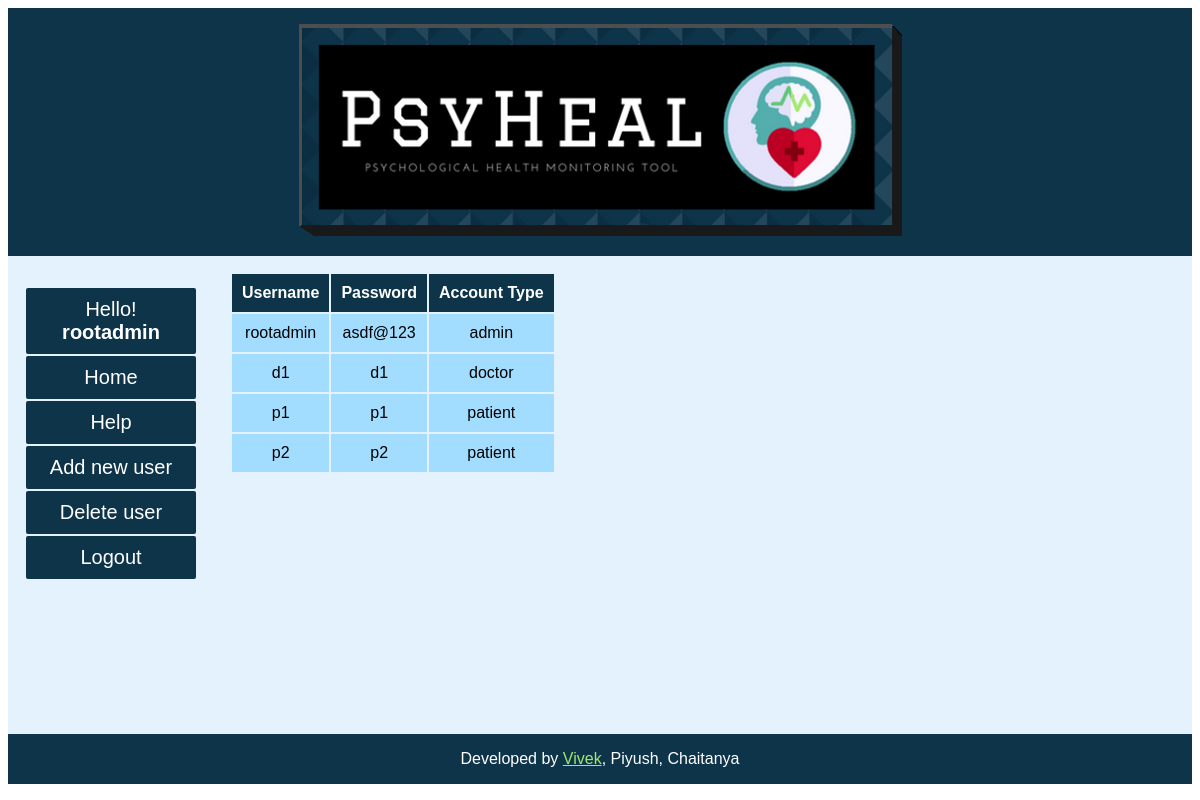
Page /showaccdata (signed in) on the earlier database version.
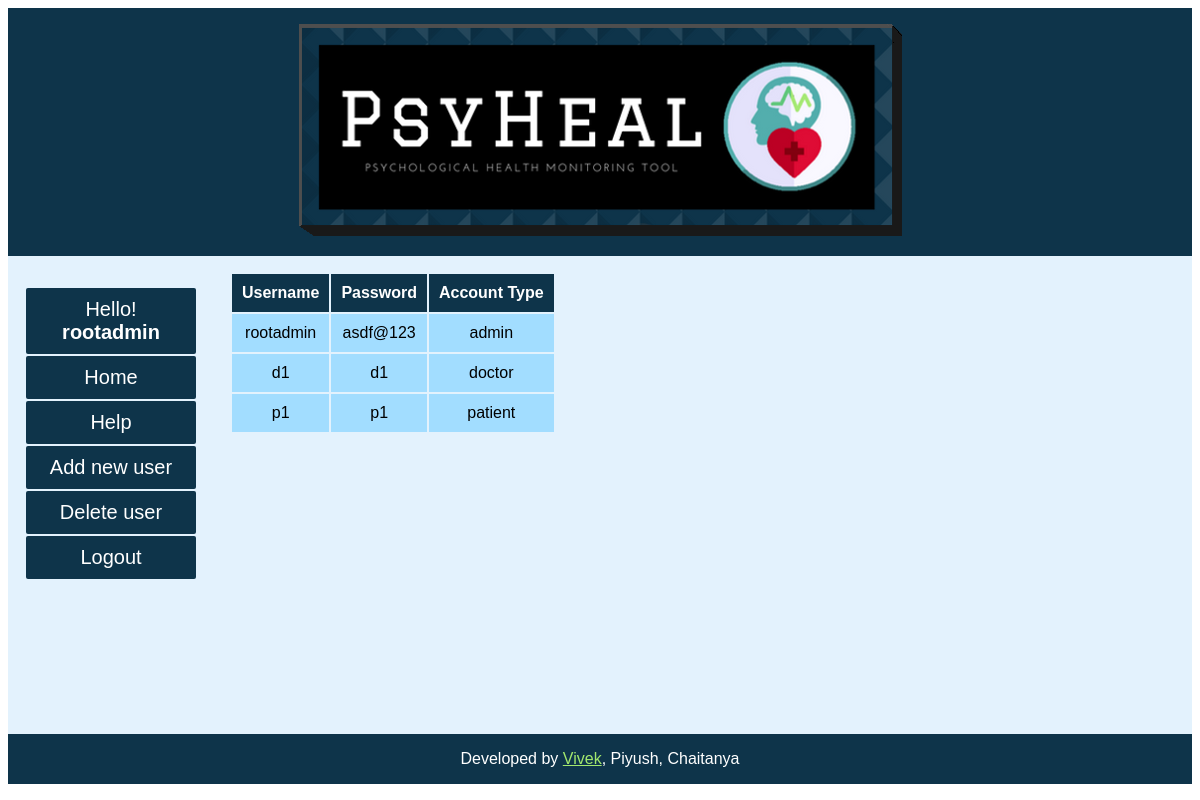
Same page on the later database version.
### tables this page shows
CREATE TABLE user(username text PRIMARY KEY, password text NOT NULL, accType text NOT NULL, CONSTRAINT chkAccType CHECK(accType IN ('admin', 'doctor', 'patient')) );

### webapp/PsyHeal.py (the view)
@app.route('/showaccdata')
def showaccdata():
    username, password, accType = getSessionData()
    error = None
    query = None
    if accType != 'admin':
        error = 'You are not authorized to view this page!'
    else:
        try:
            conn = sql.connect(dbPath+"psyheal.db")
            cur = conn.cursor()
            cur.execute("SELECT * FROM user ORDER BY accType")
            query = cur.fetchall()
        except:
            error = "internal DB error."
        finally:
            conn.close()
    return render_template("showaccdata.html", username = username, accType = accType, query = query, error = error)

### webapp/PsyHeal.py (called while the page is built)
def getSessionData():
    if 'username' in session:
        return session['username'], session['password'], session['accType']
    else:
        return None, None, None

### webapp/templates/showaccdata.html (shortened to what this page needs)
<!DOCTYPE html>
<html>
<head>
  <link rel= "stylesheet" type= "text/css" href= "{{ url_for('static',filename='styles/pagestyle.css') }}">
</head>
<body>
  <div id="content">
    <header>
      <img src="{{url_for('static', filename='PsyHeal.png')}}" alt="Banner"/>
    </header>
    <nav>
      <ul>
        {% if username %}
        <li class="button one">Hello! <strong>{{ username }}</strong></li>
        {% else %}
        <li><a href="{{ url_for('login') }}"><div class="button one"><span>Login</span><div></a></li>
        {% endif %}
        <li><a href="{{ url_for('index') }}"><div class="button one"><span>Home</span><div></a></li>
        <li><a href="{{ url_for('help') }}"><div class="button one"><span>Help</span><div></a></li>
        {% if accType == 'admin' %}
        <li><a href="{{ url_for('newuser') }}"><div class="button one"><span>Add new user</span><div></a></li>
        <li><a href="{{ url_for('removeuser') }}"><div class="button one"><span>Delete user</span><div></a></li>
        {% endif %}
        {% if username %}
        <li><a href="{{ url_for('logout') }}"><div class="button one"><span>Logout</span><div></a></li>
        {% endif %}
      </ul>
    </nav>
    <article>
      {% if query %}
      <table>
        <thead>
          <th>Username</th>
          <th>Password</th>
          <th>Account Type</th>
        </thead>
        {% for row in query %}
        <tr>
         <td>{{ row[0] }}</td>
         <td>{{ row[1] }}</td>
         <td>{{ row[2] }}</td>
       </tr>
       {% endfor %}
     </table>
     {% endif %}
</article>
</div>
<footer id="footer">Developed by <a href="https://github.com/Necrote" style="color: #A2E86E">Vivek</a>, Piyush, Chaitanya</footer>
</body>
</html>

### webapp/static/styles/pagestyle.css (style rules this page uses)
#content { width: 100%; height: 100%; background-color: #E3F2FD; flex: 1; }
#footer { padding: 1em; color: white; background-color: #0E344A; align-items: stretch; clear: left; text-align: center; }
* { font-family:Arial; }
html { height: 100%; }
body { display: flex; flex-direction: column; min-height: 97%; }
header { padding: 1em; color: white; background-color: #0E344A; clear: left; text-align: center; }
nav { float: left; max-height: : 30px; margin: 0; padding: 1em; }
nav ul { list-style-type: none; padding: 0; }
nav ul a { text-decoration: none; }
article { margin-left: 200px; padding: 1em; overflow: hidden; align-items: stretch; }
a { color: white; }
.button { border-radius: 2px; background-color: #0E344A; border: none; color: #FFFFFF; text-align: center; width: 150px; transition: all 0.5s; cursor: pointer; margin: 2px; }
.button.one { padding: 10px; font-size: 20px; }
.button span { cursor: pointer; display: inline-block; position: relative; transition: 0.5s; }
.button span:after { content: '\00bb'; position: absolute; opacity: 0; top: 0; right: -10px; transition: 0.5s; }
th { padding: 10px; text-align: center; background-color: #0E344A; color: white; }
td { padding: 10px; text-align: center; background-color: #A2DDFF; color: black; }

Differences in the rows shown:
removed user: username "p2", password "p2", accType "patient"
